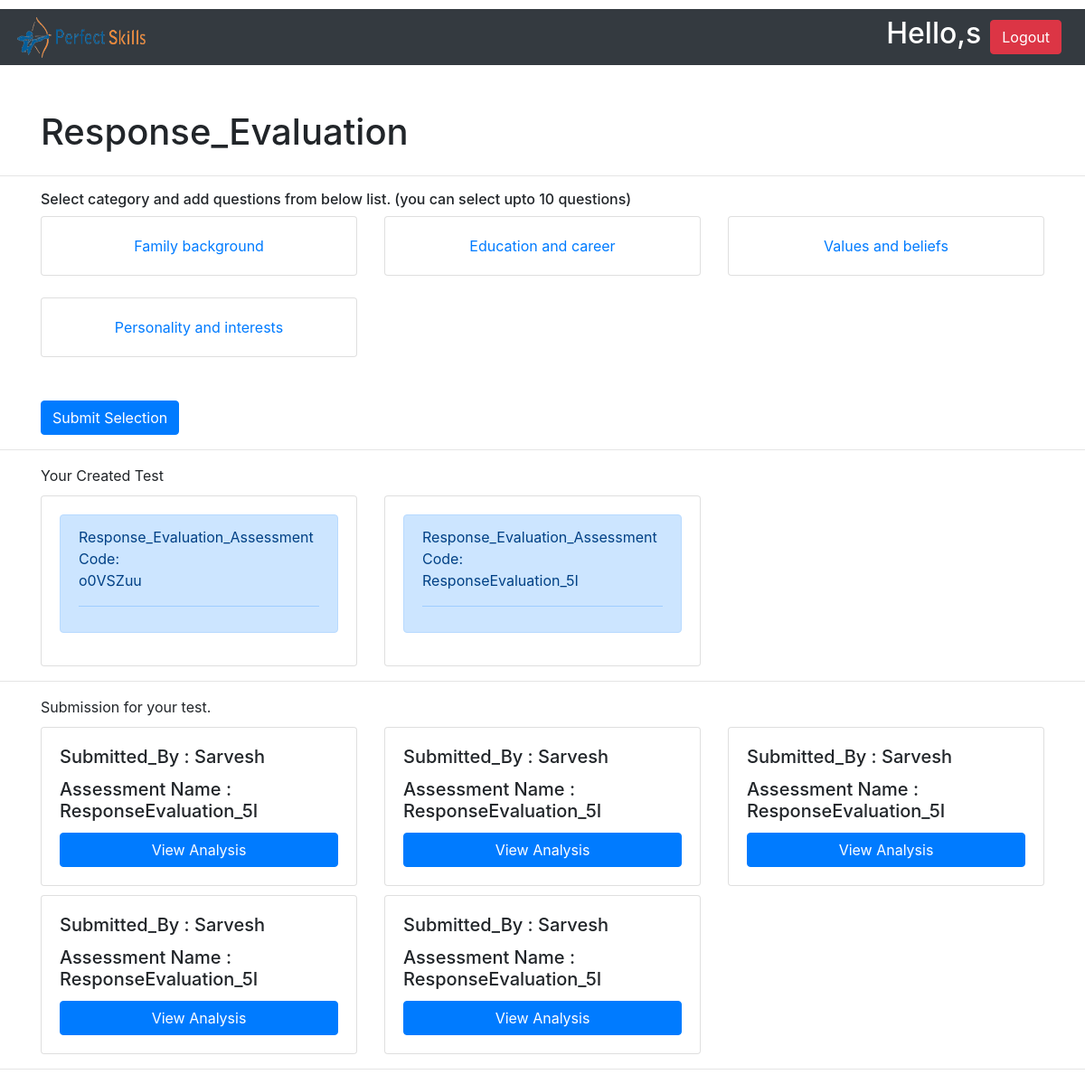
The app's page /response_evaluation/response_evaluation_dashboard/ (signed in) with its own data.
### response_evaluation/models.py (models this page shows, shortened)
class Category(models.Model):
    category_name = models.CharField(max_length=255)

class response_evaluation_Assessment(models.Model):
    user = models.CharField(max_length=255)
    assessment_code = models.CharField(max_length=255)
    title = models.CharField(max_length=255)
    questions = models.ManyToManyField(Question)

class UserSubmittedTest(models.Model):
    created_by = models.CharField(max_length=300,null=True)
    Submitted_user_name = models.CharField(max_length=300,null=True)
    Submission_code = models.CharField(max_length=300,null=True)
    test_code = models.CharField(max_length=300,null=True)
    result_generate = models.BooleanField(default=False)

### response_evaluation/views.py (the view)
# urls.py: path('response_evaluation_dashboard/',response_evaluation_dashboard,name='response_evaluation_dashboard'),
def response_evaluation_dashboard(request):
    category = Category.objects.all()
    user_assessments = response_evaluation_Assessment.objects.filter(user=request.user)
    submissions = UserSubmittedTest.objects.filter(created_by=request.user)
    return render(request, 'response_evaluation_dashboard.html',{'user_assessments' : user_assessments,'data':submissions,'cats':category})

### templates/response_evaluation_dashboard.html (shortened to what this page needs)
<!doctype html>
<html lang="en">
<head>
    {% load static %}
    <link rel="stylesheet" href="https://cdn.jsdelivr.net/npm/bootstrap@4.0.0/dist/css/bootstrap.min.css"
>
</head>
<body>
    {% if user.is_authenticated %}
    <nav class="navbar navbar-dark bg-dark" style="margin-top: 10px;">
        <img src="{% static 'image/ps.png' %}" width="150" height="45" alt="">
        <div class="form-inline" style="margin: 5px 5px 5px 5px 5px;">
            <h2 style=" color:rgb(255, 255, 255); margin-right: 10px;">Hello,{{ user.first_name }}</h2>
            <a class="btn btn-danger" style="text-align:center; margin-right: 10px;" href="{% url 'logout' %}"
                role="button">Logout</a>
        </div>
    </nav>
    {% endif %}
    <section class="vh-100" style="background-color: rgb(255, 255, 255);margin-top: 50px;">
        <div class="container">
            <div class="row">
                <div class="col-md-12">
                    <h1>Response_Evaluation</h1>
                </div>
            </div>
        </div>
        <hr>
        <div class="container">
            <div class="row">
                <div class="col-md-12">
                    <h6>Select category and add questions from below list. (you can select upto 10 questions) </h>
                </div>
            </div>
            <form method="post" action="{% url 'Response_Evaluation_Assessment' %}" id="questionForm">
                <div class="row">
                    {% for category in cats %}
                    <div class="col-md-4 ">
                        <div class="card">
                            <div class="card-body text-center">
                                <a data-toggle="collapse" href="#{{ category.id }}" role="button" aria-expanded="True"
                                    aria-controls="{{ category.id }}">
                                    {{ category.category_name }}
                                </a>
                            </div>
                        </div><br>
                    </div>
                    {% endfor %}
                </div><br>
                <button type="submit" class="btn btn-primary">Submit Selection</button>
            </form>
        </div>
        <hr>
        <div class="container">
            Your Created Test
            <div class="row">
                {% for assessment in user_assessments %}
                <div class="col-md-4" style="margin-top:5px ; padding-top: 5px;">
                    <div class="card">
                        <div class="card-body">
                            <div class="alert alert-primary" role="alert">
                                Response_Evaluation_Assessment Code:<br> {{ assessment.assessment_code }}<br>
                                <hr>
                            </div>
                        </div>
                    </div>
                </div>
                {% endfor %}
            </div>
        </div>
        <hr>
        <div class="container" style="margin-top: 5px;">
            Submission for your test.
            <div class="row">
                {% for item in data %}
                <div class="col-md-4" style="margin-top:10px ;">
                    <div class="card">
                        <div class="card-body">
                            <h5 class="card-title">Submitted_By : {{ item.Submitted_user_name }}</h5>
                            <h5 class="card-title">Assessment Name : {{ item.test_code }}</h5>
                            <a href="{% url 're_result_view'  item.Submission_code  %}" class="btn btn-primary
                            btn-block">View Analysis</a>
                        </div>
                    </div>
                </div>
                {% endfor %}
            </div>
        </div>
        <hr>
    </section>
</body>
</html>

### records on screen
Category: category_name "Family background"
Category: category_name "Education and career"
Category: category_name "Values and beliefs"
Category: category_name "Personality and interests"
response_evaluation_Assessment: assessment_code "o0VSZuu"
response_evaluation_Assessment: assessment_code "ResponseEvaluation_5I"
UserSubmittedTest: Submitted_user_name "Sarvesh", test_code "ResponseEvaluation_5I"
UserSubmittedTest: Submitted_user_name "Sarvesh", test_code "ResponseEvaluation_5I"
UserSubmittedTest: Submitted_user_name "Sarvesh", test_code "ResponseEvaluation_5I"
UserSubmittedTest: Submitted_user_name "Sarvesh", test_code "ResponseEvaluation_5I"
UserSubmittedTest: Submitted_user_name "Sarvesh", test_code "ResponseEvaluation_5I"

### other values on screen
{{ user.first_name }} "s"
